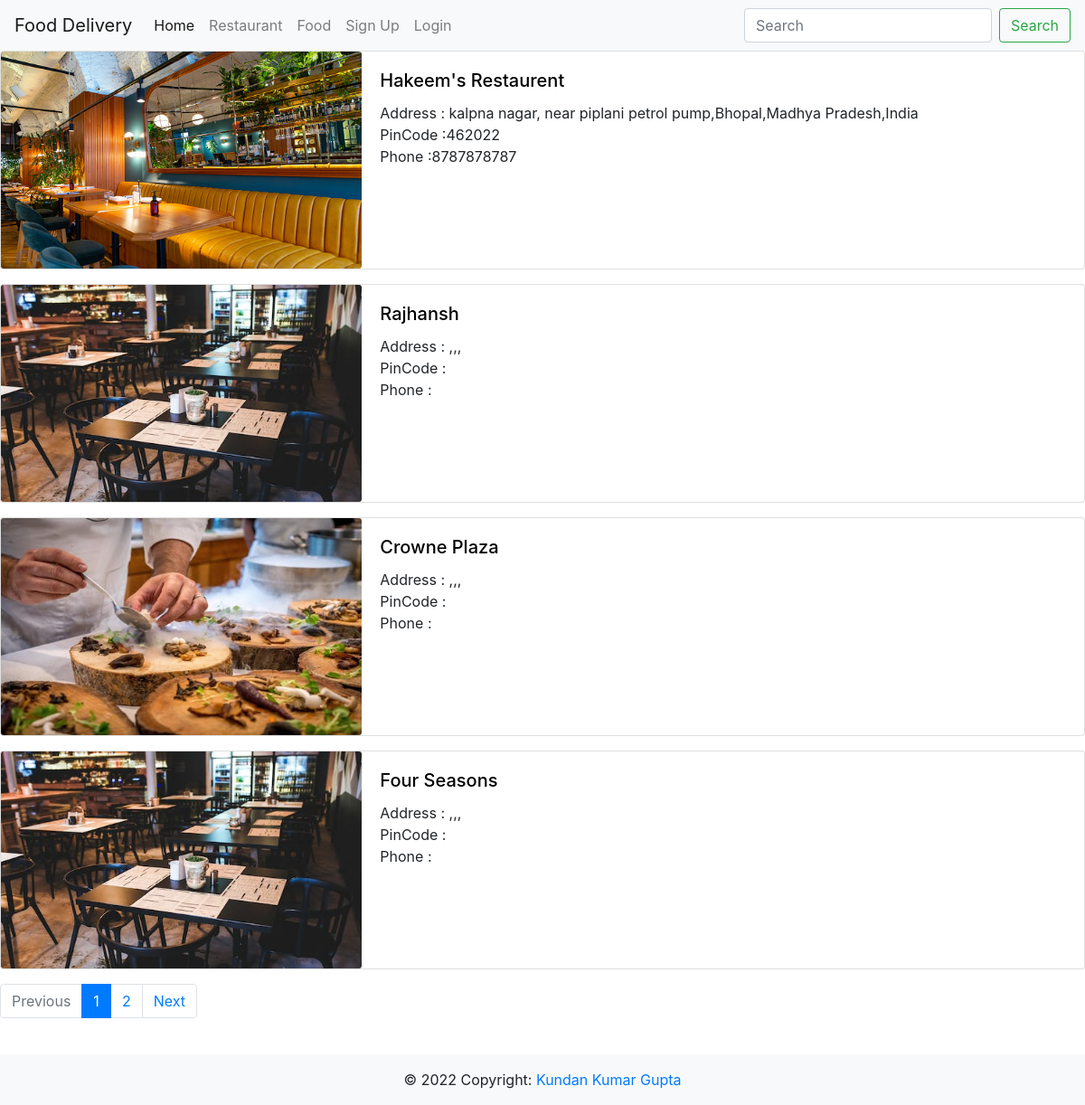
The page /restaurant/all/ on the database as committed earlier.
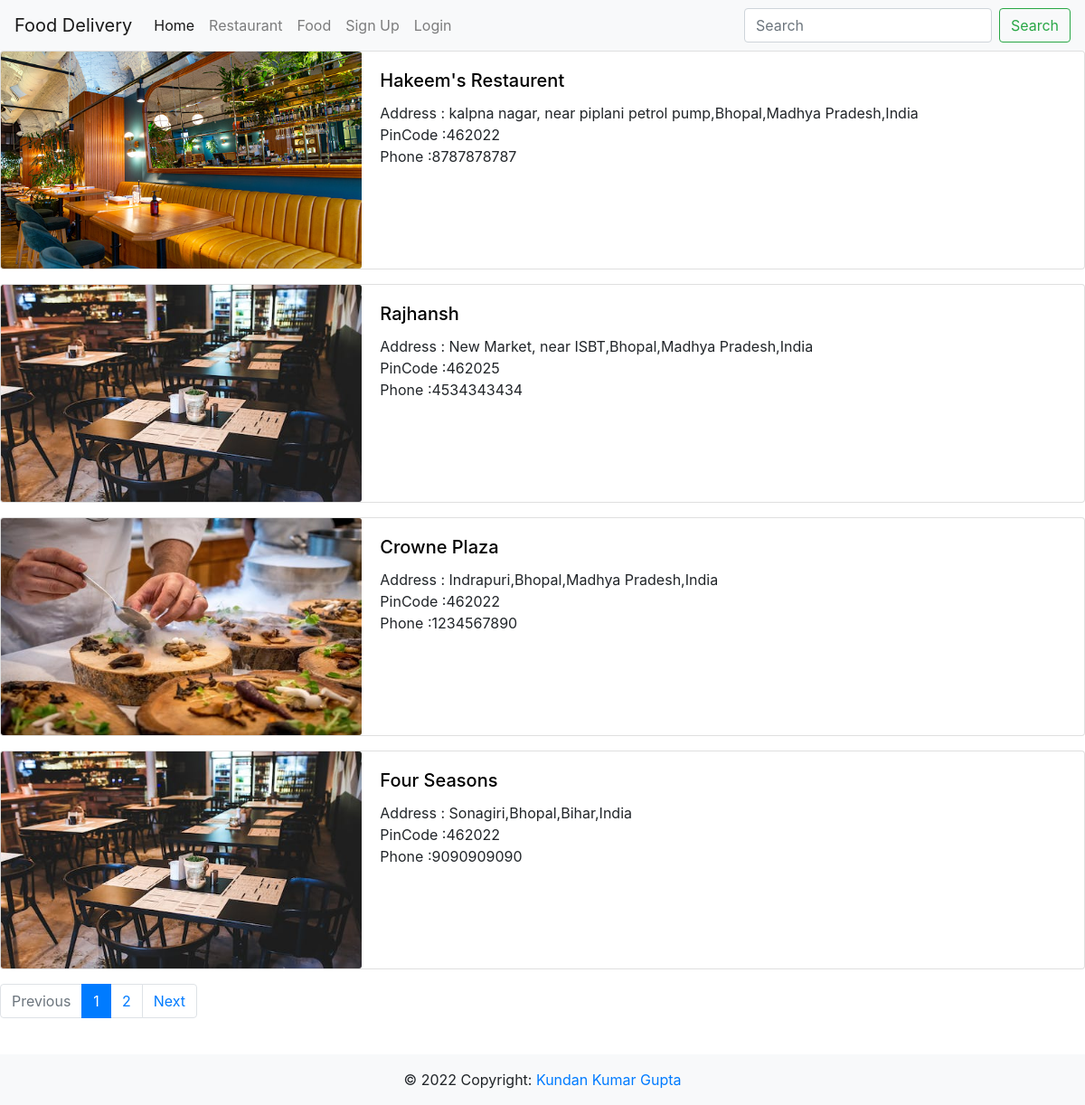
The same page on the database as committed later.
### reastaurant/models.py (models this page shows, shortened)
class Restaurant(models.Model):
    name = models.CharField(max_length=100)
    image = models.ManyToManyField(Image, related_name="restaurant_image_name")
    address = models.OneToOneField(Address, null=True, blank=True, on_delete=models.SET_NULL, related_name="restaurant_address")
    phone = models.CharField(max_length=10,blank=True)
    food = models.ManyToManyField(Food,related_name="restaurants_foods")
    rating = models.IntegerField(null=True, blank=True)

class Image(models.Model):
    image = models.ImageField(upload_to="img")

### user/models.py (models this page shows, shortened)
class Address(models.Model):
    latitude = models.DecimalField(max_digits=9,decimal_places=6, null=True)
    longitude = models.DecimalField(max_digits=9,decimal_places=9, null=True)
    area = models.CharField(max_length=100, null=True, blank=True)
    city = models.CharField(max_length=100, null=True, blank=True)
    state = models.CharField(max_length=50,null=True, blank=True)
    country = models.CharField(max_length=50, null=True, blank=True)
    pincode = models.CharField(max_length=20, null=True, blank=True)

### reastaurant/views.py (the view, shortened to what this page needs)
# urls.py: path('all/',views.restaurants,name="restaurant_all"),
def restaurants(request):
    try:
        geolocator = Nominatim(user_agent="kundan")
        latitude = request.session.get('latitude',None)
        longitude = request.session.get('longitude',None)
        restaurants = None
        if latitude == None or longitude == None:
            restaurants = Restaurant.objects.all().order_by('id')
        paginator = Paginator(restaurants, 4)
        page_number = request.GET.get('page')
        page_obj = paginator.get_page(page_number)
        return render(request,'restaurants.html',context={"page_obj":page_obj})
    except Exception as ex:
        logging.warning(ex)
        return render(request,'error.html')

### reastaurant/templates/restaurants.html
{% extends 'base.html' %}
{% block content %}
  {% if page_obj|length > 1 %}
    {% for page in page_obj %}
    <div class="card mb-3">
        <div class="row no-gutters">
          <div class="col-md-4">
            <a href="{% url 'reastaurent:restaurant' page.id %}"><img src="{{page.image.all.0.image.url}}" class="card-img" style="max-height: 240px;" alt="..."></a>
          </div>
          <div class="col-md-8">
            <div class="card-body">
                <a href="" class ="text-decoration-none" style="color:black;" ><h5 class="card-title">{{page.name}} </h5></a>
                <p class="card-text">Address : {{page.address.area}},{{page.address.city}},{{page.address.state}},{{page.address.country}}<br/>PinCode :{{page.address.pincode}}<br/>Phone :{{page.phone}}</p>
            </div>
          </div>
        </div>
      </div>
    {% endfor %}
    {% else %}
    <h5>Sorry!!! Cannot searve at your location!!! </h5>
    {% endif %}
    <nav aria-label="...">
        <ul class="pagination">
            {% if page_obj.has_previous  %}
                <li class="page-item">
                    <a class="page-link" href="?page={{page_obj.previous_page_number}}" tabindex="-1">Previous</a>
                </li>
                <li class="page-item"><a class="page-link" href="#"> {{ page_obj.number | add:"-1" }} </a></li>
            {% else %}
                <li class="page-item disabled">
                    <a class="page-link" href="#" tabindex="-1">Previous</a>
                </li>
            {% endif %}
          <li class="page-item active">
            <a class="page-link" href="#">{{ page_obj.number }} <span class="sr-only">(current)</span></a>
          </li>
          {% if page_obj.has_next %}
            <li class="page-item"><a class="page-link" href="#">{{ page_obj.number | add:"1"}}</a></li>
            <li class="page-item">
                <a class="page-link" href="?page={{page_obj.next_page_number}}">Next</a>
            </li>
          {% else %}
            <li class="page-item disabled">
                <a class="page-link" href="#">Next</a>
            </li>
          {%  endif %}
        </ul>
      </nav>
      {% endblock content %}

### templates/base.html (shortened to what this page needs)
<!doctype html>
{% load static %}
<html lang="en">
  <head>
    <link rel="stylesheet" href="{% static '/css/style.css' %}">
    <link rel="stylesheet" href="{% static '/css/restaurant.css' %}">
    <link rel="stylesheet" href="https://cdnjs.cloudflare.com/ajax/libs/font-awesome/6.2.1/css/all.min.css">
    <link rel="stylesheet" href="https://cdn.jsdelivr.net/npm/bootstrap@4.6.2/dist/css/bootstrap.min.css">
  </head>
  <body>
    {% include './include/navbar.html' %}
    {% block content %}
    {% endblock content %}
    {% include './include/footer.html' %}
  </body>
</html>

### templates/include/navbar.html (shortened to what this page needs)
{% load static %}
<nav class="navbar navbar-expand-lg navbar-light bg-light sticky-top">
    <a class="navbar-brand" href="{% url 'user:home' %}">Food Delivery</a>
    <div class="collapse navbar-collapse" id="navbarNavDropdown">
      <ul class="navbar-nav">
        <li class="nav-item active">
          <a class="nav-link" href="{% url 'user:home' %}">Home <span class="sr-only">(current)</span></a>
        </li>
        <li class="nav-item">
          <a class="nav-link" href="{% url 'reastaurent:restaurant_all' %}">Restaurant</a>
        </li>
        <li class="nav-item">
          <a class="nav-link" href="{% url 'reastaurent:view_all_food' %}">Food</a>
        </li>
        {% if  request.user.is_authenticated %}
        </ul>
        <ul class="navbar-nav ml-auto">
          <li class="nav-item">
            <a href="{% url 'reastaurent:cart' %}" class="nav-link">{{request.user.all_cart_food.all.count}} <i class="fas fa-shopping-cart"></i></a>
          </li>
          <li class="nav-item">
            <a class="nav-link" href="{% url 'user:profile' %}">Hi, {{request.user.first_name}}</a>
          </li>
          <li class="nav-item dropdown nav-user" style="margin-right:20px;">
            <a class="nav-link nav-user-img" href="#" id="navbarDropdownMenuLink2" data-toggle="dropdown" aria-haspopup="true" aria-expanded="false"><img src="{{request.user.image.url}}" alt="" height="25" class="user-avatar-md rounded-circle"></a>
            <div class="dropdown-menu dropdown-menu-right nav-user-dropdown" aria-labelledby="navbarDropdownMenuLink2">
                <a class="dropdown-item" href="{% url 'user:profile' %}"><i class="fas fa-user mr-2"></i>Profile</a>
                <a class="dropdown-item" href="{% url 'user:logout' %}" ><i class="fas fa-power-off mr-2"></i>Logout</a>
            </div>
          </li>
        </ul>
        {% else %}
          <li class="nav-item mr-auto" >
            <a class="nav-link" href="{% url 'user:signup' %}">Sign Up</a>
          </li>
          <li class="nav-item">
            <a class="nav-link" href="{% url 'user:login' %}">Login</a>
          </li>
         </ul>
        {% endif %}
    </div>
    <form class="form-inline my-2 my-lg-0" action="{% url 'reastaurent:search' %}" method='POST'>
      <input class="form-control mr-sm-2" type="search" placeholder="Search" aria-label="Search" name="search">
      <button class="btn btn-outline-success my-2 my-sm-0" type="submit">Search</button>
    </form>
  </nav>

### templates/include/footer.html
<br>
<footer class="page-footer font-small bg-light">
    <div class="footer-copyright text-center py-3">© 2022 Copyright:
      <a href="#"> Kundan Kumar Gupta</a>
    </div>
  </footer>

### static/css/style.css (style rules this page uses)
p.card-text { white-space: pre-wrap !important; }

Rows that differ between the two databases and show on the page:
changed Restaurant "Rajhansh": address.area (not shown) → "New Market, near ISBT"; address.city (not shown) → "Bhopal"; address.state (not shown) → "Madhya Pradesh"; address.country (not shown) → "India"; address.pincode (not shown) → "462025"; phone (not shown) → "4534343434"
changed Restaurant "Crowne Plaza": address.area (not shown) → "Indrapuri"; address.city (not shown) → "Bhopal"; address.state (not shown) → "Madhya Pradesh"; address.country (not shown) → "India"; address.pincode (not shown) → "462022"; phone (not shown) → "1234567890"
changed Restaurant "Four Seasons": address.area (not shown) → "Sonagiri"; address.city (not shown) → "Bhopal"; address.state (not shown) → "Bihar"; address.country (not shown) → "India"; address.pincode (not shown) → "462022"; phone (not shown) → "9090909090"
